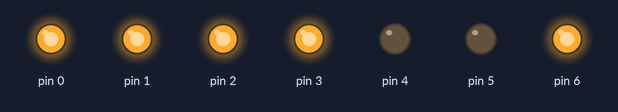
The sketch below on a simulated Arduino Uno, built with avr-gcc and run on an emulated ATmega328P. Shown: output pins drawn as LEDs (lit = HIGH).

Above: at 0.1 s.
Timing chart, 0 to 1.6 s (numbered marks = the images above):
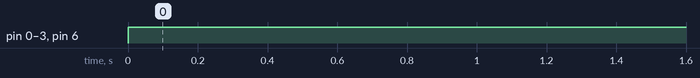

The sketch:

_8_SSD1D_one_digit_nos_3.ino
```cpp
void setup() {
  // put your setup code here, to run once:
char i;
for(i=0;i<7;i++)
{
  pinMode(i,OUTPUT);
}
}

void loop() {
  // put your main code here, to run repeatedly:
digitalWrite(0,HIGH);
digitalWrite(1,HIGH);
digitalWrite(2,HIGH);
digitalWrite(3,HIGH);
digitalWrite(4,LOW);
digitalWrite(5,LOW);
digitalWrite(6,HIGH);
}
```

Measured:
- by itself, pin 0–3, pin 6: LOW → HIGH at 0.00 s
